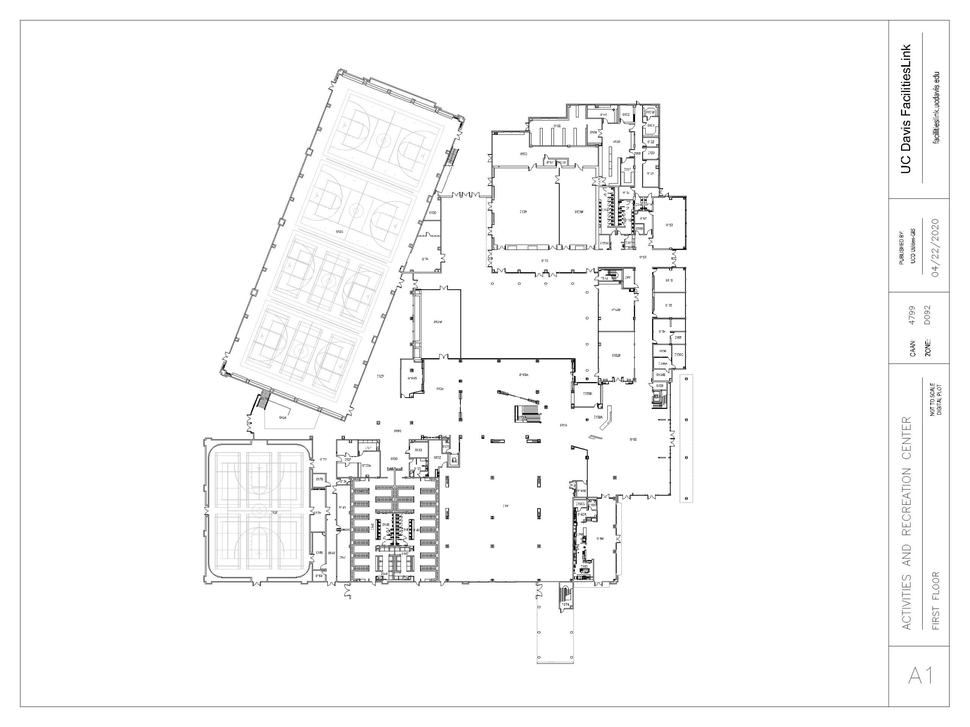
#> input picture code/ARCFirstFloor.png, 970 x 727 px, shrunk from 3413 x 2560 before the run
$ python -i polygonMaker.py   (imports and definitions only)
#> lines starting #> are read from the running program, lines starting #| are printed output that depends on the picture; after the words box and inside, x2 and y2 are one past the last pixel; in counts of white or black regions, pixels touching at a corner belong together
import numpy as np
import matplotlib.pyplot as plt
import cv2
from scipy.interpolate import interp1d
from pyproj import Transformer
import xml.etree.ElementTree as ET  # Ensure this is imported
from scipy.spatial.distance import pdist

def find_floor_plan_outline(image_path,
                            kernel_size=5,
                            epsilon_ratio=0.001,
                            display=False):
    """
    Finds the outer outline of a floor plan image and returns it as a closed polygon.

    Parameters:
    - image_path (str): Path to the input floor plan PNG image.
    - kernel_size (int): Size of the kernel for morphological operations. Default is 5.
    - epsilon_ratio (float): Approximation accuracy as a ratio of the contour perimeter. Default is 0.01.
    - display (bool): If True, displays the image with the outline. Default is False.

    Returns:
    - polygon (list of tuples): List of (x, y) coordinates representing the closed outer outline.
                                 Returns None if no contour is found or an error occurs.
    """
#> called with image_path = 'ARCFirstFloor.png', kernel_size = 5, epsilon_ratio = 0.001, display = False

    try:
        # Read the image
        img = cv2.imread(image_path)
#> img is the input picture: shape (727, 970, 3); min 0, max 255, mean 248.6

        if img is None:
            print(f"Error: Unable to load image at '{image_path}'.")
            return None

        # Convert to grayscale
        gray = cv2.cvtColor(img, cv2.COLOR_BGR2GRAY)

        # Threshold the image to binary (invert if necessary)
        _, thresh = cv2.threshold(gray, 200, 255, cv2.THRESH_BINARY_INV)
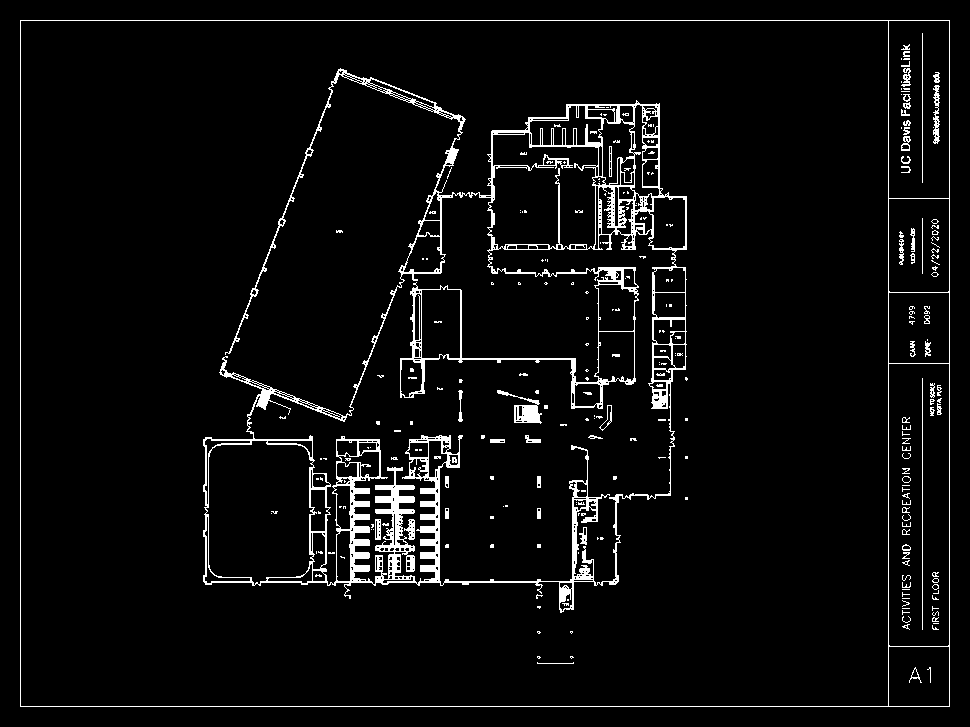
#> thresh: shape (727, 970); 4.6% white in thin lines or dots

        # Apply morphological closing to close small gaps
        kernel = np.ones((kernel_size, kernel_size), np.uint8)
        closed = cv2.morphologyEx(thresh, cv2.MORPH_CLOSE, kernel)
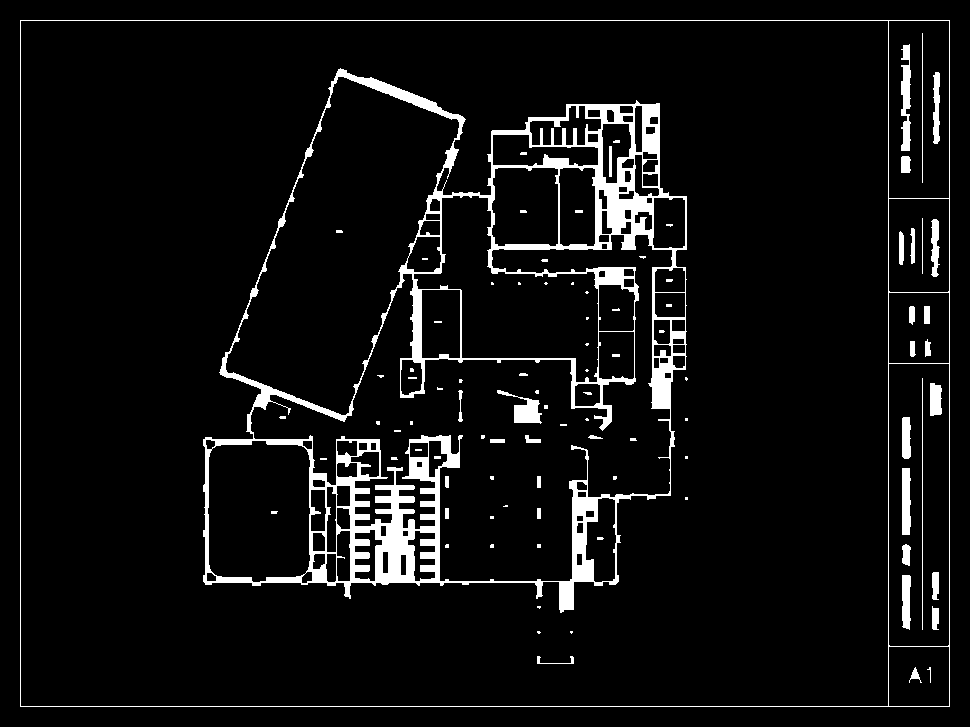
#> closed: shape (727, 970); 6.3% white; 95 white regions (51 under 20 px), largest, box (x1, y1, x2, y2) and area: (203, 68, 687, 613) 32970, (20, 20, 950, 707) 4159, (901, 44, 911, 151) 752

        # Find contours
        contours, _ = cv2.findContours(closed, cv2.RETR_EXTERNAL, cv2.CHAIN_APPROX_SIMPLE)
#> contours = [[[20, 20], [20, 706], [949, 706], [949, 20]]]

        if not contours:
            print("No contours found in the image.")
            return None

        # Select the largest contour assuming it's the outer outline
        max_contour = max(contours, key=cv2.contourArea)
#> max_contour = [[20, 20], [20, 706], [949, 706], [949, 20]]

        # Approximate the contour to reduce the number of points
        epsilon = epsilon_ratio * cv2.arcLength(max_contour, True)
#> epsilon = 3.23
        approx = cv2.approxPolyDP(max_contour, epsilon, True)
#> approx = [[20, 20], [20, 706], [949, 706], [949, 20]]

        # Extract (x, y) coordinates
        polygon = [(point[0][0], point[0][1]) for point in approx]
#> polygon = [(20, 20), (20, 706), (949, 706), (949, 20)]

        # Ensure the polygon is closed
        if polygon[0] != polygon[-1]:
            polygon.append(polygon[0])

        if display:
            # Draw the outline on the original image
            outlined_image = img.copy()
            cv2.drawContours(outlined_image, [approx], -1, (0, 255, 0), 2)  # Green outline

            # Display the image
            cv2.imshow('Floor Plan with Outer Outline', outlined_image)
            cv2.waitKey(0)
            cv2.destroyAllWindows()

        return polygon

    except Exception as e:
        print(f"An error occurred: {e}")
        return None


# [87 lines left out: function parse_osm_buildings, not called in this run]

>>> result = find_floor_plan_outline('ARCFirstFloor.png')
#> result = [(20, 20), (20, 706), (949, 706), (949, 20), (20, 20)]

$ run again, on code/DeathStarFirstFloor.png
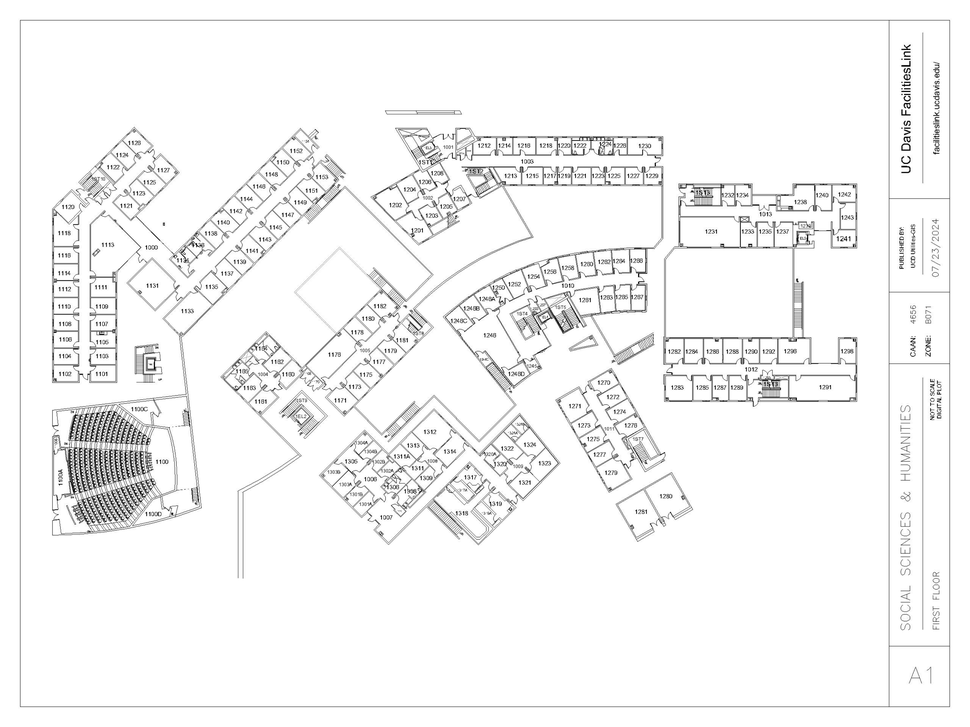
#> input picture code/DeathStarFirstFloor.png, 970 x 727 px, shrunk from 3413 x 2560 before the run
#> in find_floor_plan_outline, img is the input picture: shape (727, 970, 3); min 0, max 255, mean 245.1
#> in find_floor_plan_outline, `_, thresh = cv2.threshold(gray, 200, 255, cv2.THRESH_BINARY_INV)`:
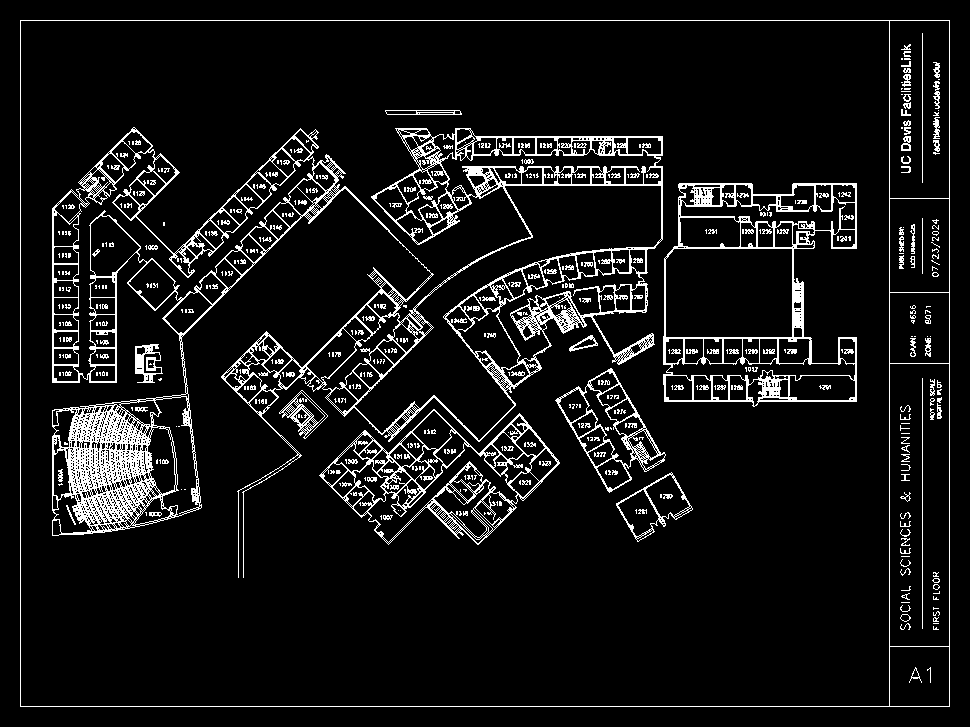
#> thresh: shape (727, 970); 8.1% white in thin lines or dots
#> in find_floor_plan_outline, `closed = cv2.morphologyEx(thresh, cv2.MORPH_CLOSE, kernel)`:
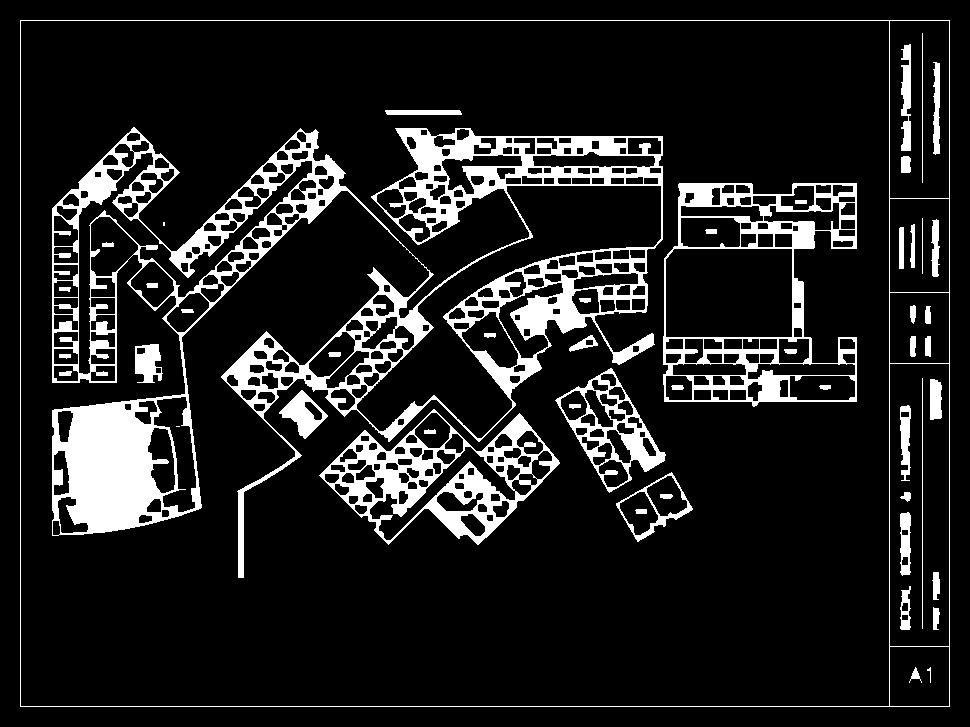
#> closed: shape (727, 970); 12.4% white; 52 white regions (2 under 20 px), largest, box (x1, y1, x2, y2) and area: (52, 127, 663, 578) 51553, (663, 183, 857, 407) 9609, (319, 409, 560, 545) 9429
#> contours = [[[20, 20], [20, 706], [949, 706], [949, 20]]]
#> max_contour = [[20, 20], [20, 706], [949, 706], [949, 20]]
#> epsilon = 3.23
#> approx = [[20, 20], [20, 706], [949, 706], [949, 20]]
#> polygon = [(20, 20), (20, 706), (949, 706), (949, 20)]
#> result = [(20, 20), (20, 706), (949, 706), (949, 20), (20, 20)]

$ run again, on code/LibraryBasement.png
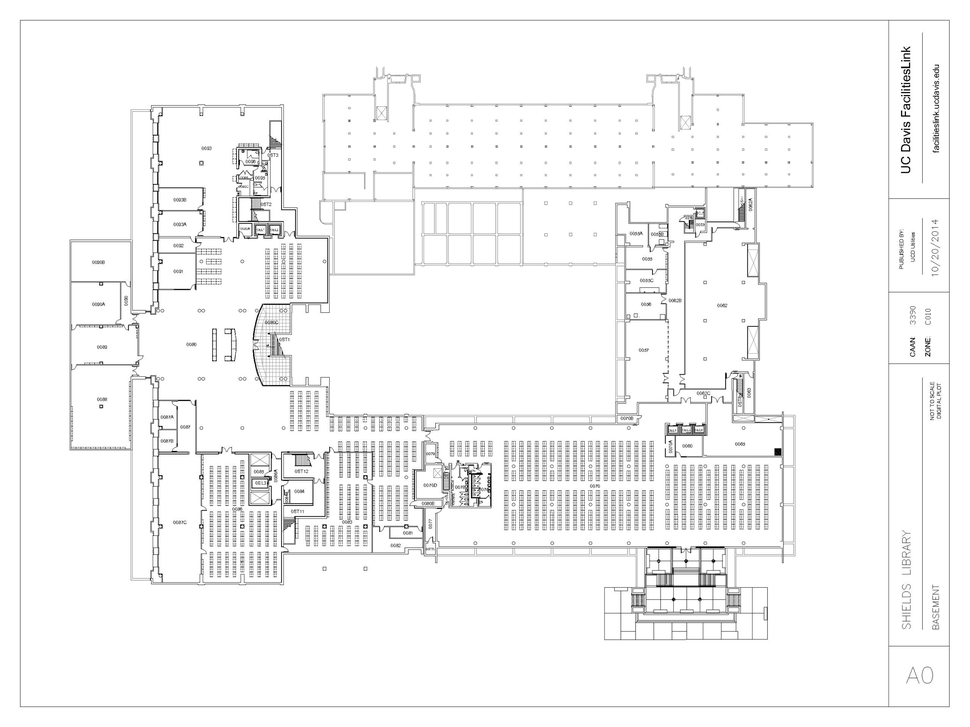
#> input picture code/LibraryBasement.png, 970 x 727 px, shrunk from 3413 x 2560 before the run
#> in find_floor_plan_outline, img is the input picture: shape (727, 970, 3); min 0, max 255, mean 246.2
#> in find_floor_plan_outline, `_, thresh = cv2.threshold(gray, 200, 255, cv2.THRESH_BINARY_INV)`:
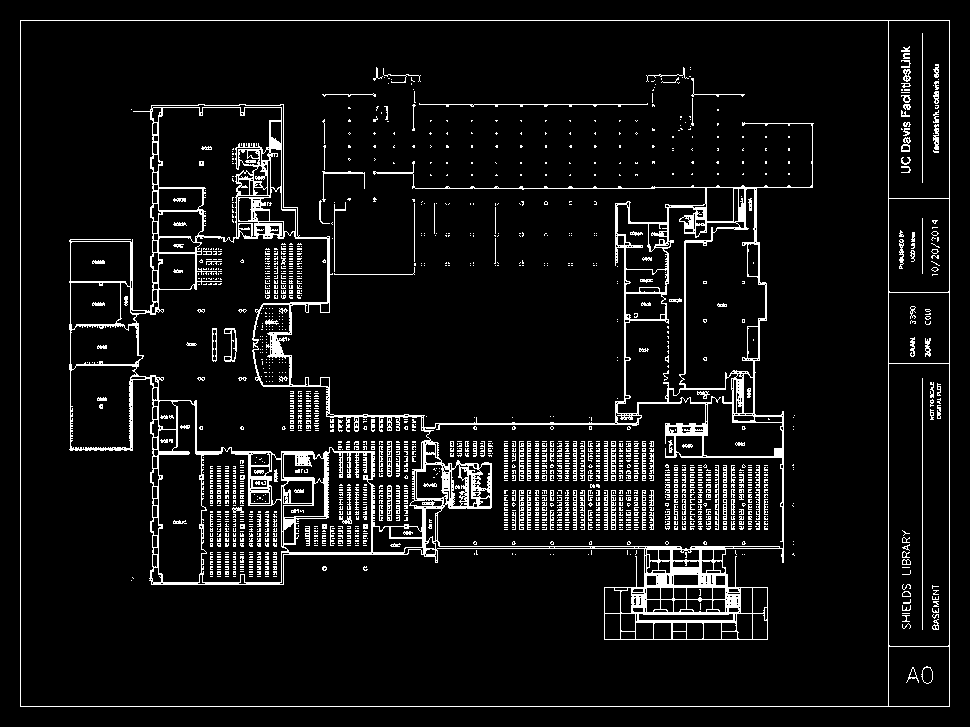
#> thresh: shape (727, 970); 7.1% white in thin lines or dots
#> in find_floor_plan_outline, `closed = cv2.morphologyEx(thresh, cv2.MORPH_CLOSE, kernel)`:
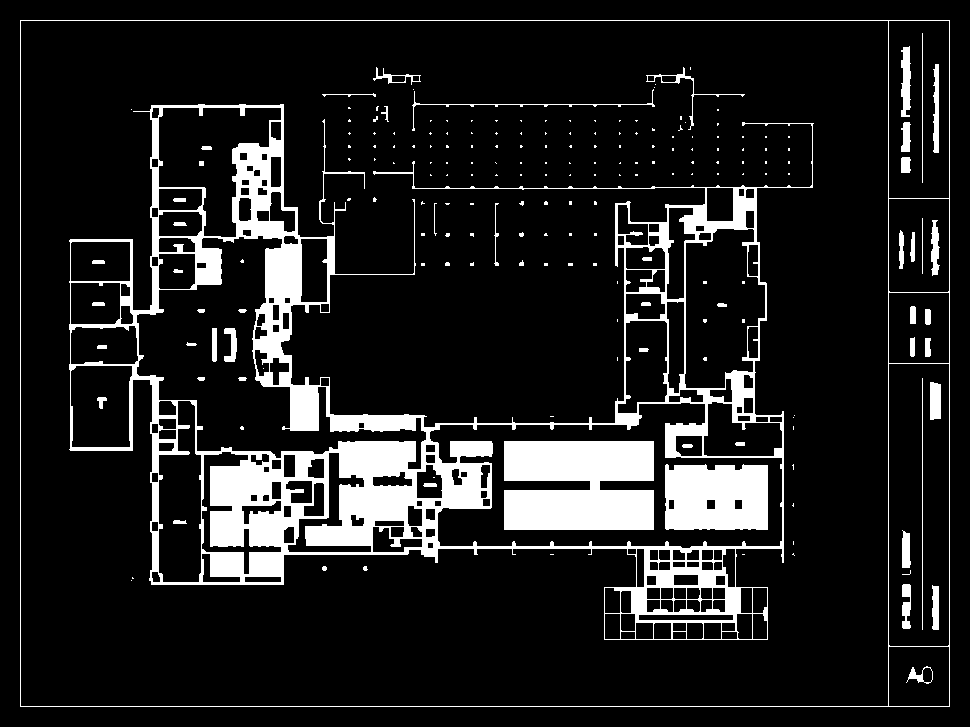
#> closed: shape (727, 970); 12.4% white; 203 white regions (147 under 20 px), largest, box (x1, y1, x2, y2) and area: (69, 104, 814, 640) 57226, (504, 441, 654, 530) 12090, (665, 464, 768, 530) 6376
#> contours = [[[20, 20], [20, 706], [949, 706], [949, 20]]]
#> max_contour = [[20, 20], [20, 706], [949, 706], [949, 20]]
#> epsilon = 3.23
#> approx = [[20, 20], [20, 706], [949, 706], [949, 20]]
#> polygon = [(20, 20), (20, 706), (949, 706), (949, 20)]
#> result = [(20, 20), (20, 706), (949, 706), (949, 20), (20, 20)]

$ run again, on code/MUSecondFloor.png
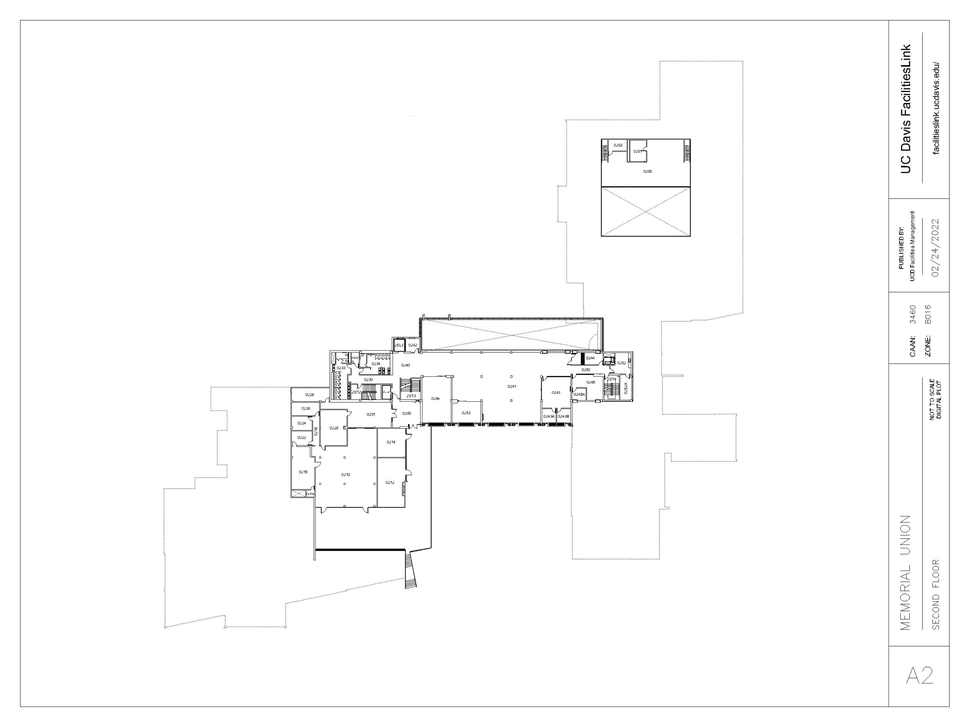
#> input picture code/MUSecondFloor.png, 970 x 727 px, shrunk from 3413 x 2560 before the run
#> in find_floor_plan_outline, img is the input picture: shape (727, 970, 3); min 0, max 255, mean 251.6
#> in find_floor_plan_outline, `_, thresh = cv2.threshold(gray, 200, 255, cv2.THRESH_BINARY_INV)`:
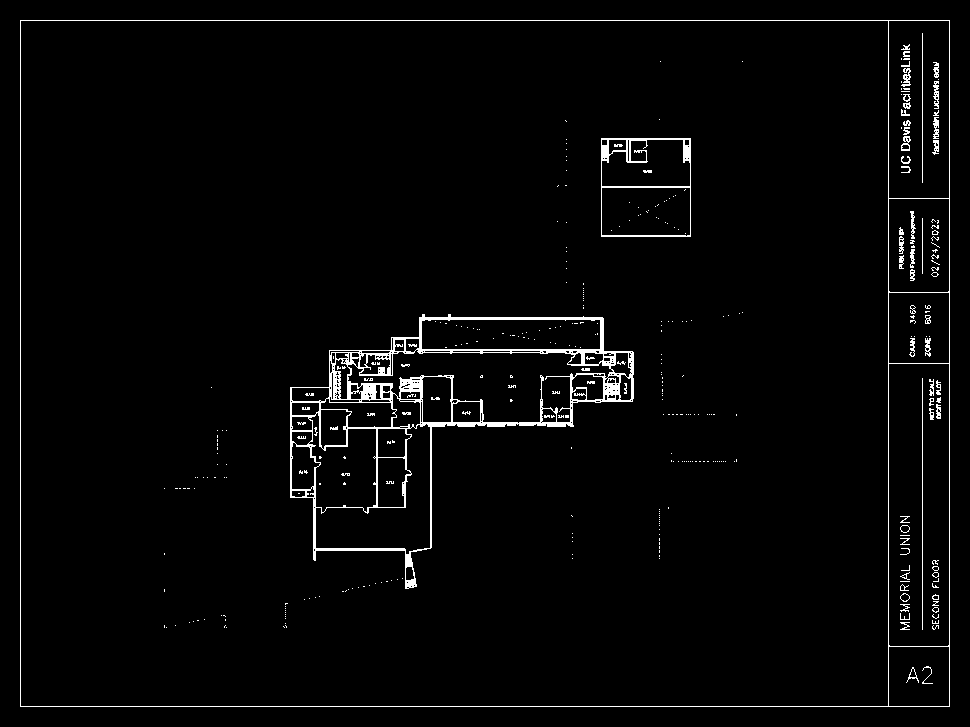
#> thresh: shape (727, 970); 2.5% white in thin lines or dots
#> in find_floor_plan_outline, `closed = cv2.morphologyEx(thresh, cv2.MORPH_CLOSE, kernel)`:
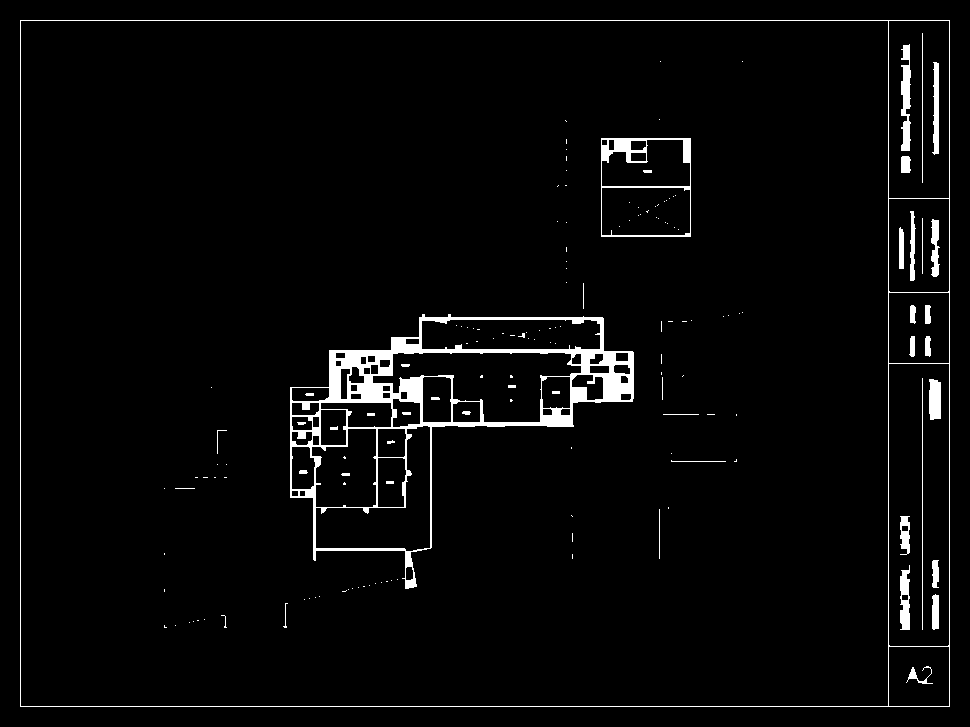
#> closed: shape (727, 970); 3.3% white; 158 white regions (113 under 20 px), largest, box (x1, y1, x2, y2) and area: (290, 314, 634, 589) 11788, (20, 20, 950, 707) 4159, (601, 138, 691, 237) 1443
#> contours = [[[20, 20], [20, 706], [949, 706], [949, 20]]]
#> max_contour = [[20, 20], [20, 706], [949, 706], [949, 20]]
#> epsilon = 3.23
#> approx = [[20, 20], [20, 706], [949, 706], [949, 20]]
#> polygon = [(20, 20), (20, 706), (949, 706), (949, 20)]
#> result = [(20, 20), (20, 706), (949, 706), (949, 20), (20, 20)]
